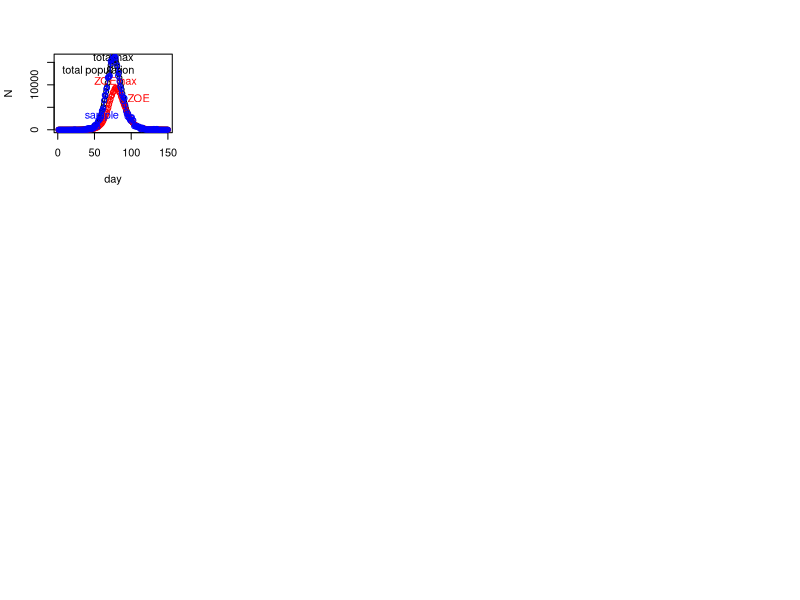

Source code (R): (Note: a time limit stopped this script after it produced the figure.)
### Work Group 43 by Yixin Wang and Jin Mou
### Github repo address https://github.com/JinMou-JM/WG43P2.git and invitation has been sent


## SEIR is a function to simulate the COVID process. 
## S(Susceptible, 0) -> E(Exposed, 1) -> I(Infected, 2) 
## -> R(Recovery or serious disease, 3)
SEIR <- function(n = 5500000, ini_E = 10, days = 150, lambda = 0.4/n, prob_I = 1/3, prob_R = 1/5) {
  ## n = population size; lambda = overall viral infectivity parameter
  ## ini_E = initial state of exposed people
  ## days = the overall simulating days
  ## prob_I = daily probability of entering the infectious state
  ## prob_R = daily probability of leaving the infectious state
  ## beta = a relative contact rate with other people
  beta <- rlnorm(n,0,0.5); beta <- beta/mean(beta)
  beta_threshold <- sort(beta)[n * 0.1] ## the maximal beta among first 10% lowest beta
  
  sample_index <- sample(1:n, 0.001*n, replace = FALSE) ## randomly select 0.1% of the population
  
  x <- rep(0, n) ## initialize to susceptible state
  x[sample(1:n, 10, replace = FALSE)] <- 1 ## randomly choosing 10 people with E state
  S <- E <- I <- R <- rep(0, days) ## initialize the number of people with each state every day
  E[1] <- ini_E; S[1] <- n - ini_E ## initialize the number of people with states on day 1
  
  ## new_I_1 = number of new infections each day
  ## new_I_2 = number of new infections among the 10% of the population with the lowest beta each day
  ## new_I_3 = number of new infections in a random sample of 0.1% of the population
  new_I_1 <- new_I_2 <- new_I_3 <- rep(0, days) ## initialize the number matrix
  new_I_1[1] <- 0; new_I_2[1] <- 0; new_I_3[1] <- 0 ## assume there is not any infection at day 1
  
  ## loop over days
  for (d in 2:days) { 
    u <- runif(n) ## used to justify whether the state of people change
    x[x==2 & u<=prob_R] <- 3 ## I -> R with probability prob_R
    
    ## number of new infections in each sample
    new_I_1[d] <- length(x[x==1 & u<=prob_I]) 
    new_I_2[d] <- length(x[x==1 & u<=prob_I & beta<=beta_threshold]) 
    random_sample <- x[sample_index] ## the state of random_sample
    corresponding_beta <- beta[sample_index] ## the corresponding beta of random sample
    corresponding_u <- u[sample_index] ## the corresponding u of random sample
    new_I_3[d] <- length(random_sample[random_sample==1 & corresponding_u<=prob_I])
    
    x[x==1 & u<=prob_I] <- 2 ## E -> I with probability prob_I
    prob_E <- lambda * beta * sum(beta[x == 2]) ## prob_E is the probability of S -> E
    x[x==0 & u<=prob_E] <- 1 ## S -> E with probability prob_E
    
    ## recording the number of people with each state everyday
    S[d] <- sum(x == 0); E[d] <- sum(x == 1)
    I[d] <- sum(x == 2); R[d] <- sum(x == 3)
  }
  ## combine results to a list
  list(S=S, E=E, I=I, R=R, new_I_1=new_I_1, new_I_2=new_I_2, new_I_3=new_I_3, days=1:days)
}

par(mfcol=c(3,4))##set plot window up for multiple plots

drawing <- function(){  
  ##a function for plot
  list_data <- SEIR() ## run simulation
  plot(list_data$new_I_1/10,ylim=c(0,max(list_data$new_I_1)/10),xlab="day",ylab="N",col='black') 
  ## curve for the standardized whole population
  lines(list_data$days, list_data$new_I_1/10)##connect the dots
  ywholemaxbf <- list_data$new_I_1[which.max(list_data$new_I_1)]##find the peak value's y(the number of infectors)
  ywholemax <- ywholemaxbf/10##standardize the peak value's y
  xwholemaxbf <- list_data$days[which.max(list_data$new_I_1)]##find the peak value's day
  xwholemax <- xwholemaxbf ## get the peak value'day
  text(55,13000,c("total population"))##label for the curve
  text(xwholemax,ywholemax,c("totalmax"))##label for the peak
  
  points(list_data$days, list_data$new_I_2,col='red') 
  ## curve for the crowd who have downloaded ZOE
  lines(list_data$days, list_data$new_I_2, col='red')##connect the dots
  yzoemaxbf <- list_data$new_I_2[which.max(list_data$new_I_2)]##find the peak value's y(the number of infectors)
  yzoemax <-  yzoemaxbf##get the peak value's y
  xzoemaxbf <- list_data$days[which.max(list_data$new_I_2)]##find the peak value's day
  xzoemax <-  xzoemaxbf##get the peak value's day
  text(110,7000,c("ZOE"),col='red')##label for the curve
  text(xzoemax,yzoemax+1500,c("ZOEmax"),col='red')##label for the peak
  
  points(list_data$days,list_data$new_I_3*100,col='blue')
  ## curve for the sample
  lines(list_data$days,list_data$new_I_3*100,col='blue')##connect the dots
  ysamplemaxbf <- list_data$new_I_3[which.max(list_data$new_I_3)]##find the peak value's y(the number of infectors)
  ysamplemax <-  ysamplemaxbf*1000##standardize the peak value's y
  xsamplemaxbf <- list_data$days[which.max(list_data$new_I_3)]##find the peak value's day
  xsamplemax <- xsamplemaxbf##get the peak value's day
  text(60,3000,c("sample"),col='blue')##label for the curve
  text(xsamplemax,ysamplemax,c("samplemax"),col='blue')##label for the peak
}

replicate(10,drawing())

##It's easy to find that the peak value of infectors who have downloaded ZOE always appears later than the 
##whole population, at the same time, the peak value of the former is also significantly lower than the latter.
##This is probably because the former is more cautious about Covid and pay more attention to protect themselves,
##which leads to the result that in the preliminary stage, the situation among this crowd is much better compared
##with the whole population.
##However, as time goes by, due to the reason that we don't consider the situation that people get infected
##more than once, it's clear that in the later stage, the infectors are always the crowd who are cautious about 
##Covid although they might not download ZOE, and that's the reason why the daily infection trajectories of the 
##former and the latter are similar and even coincide during this period.
